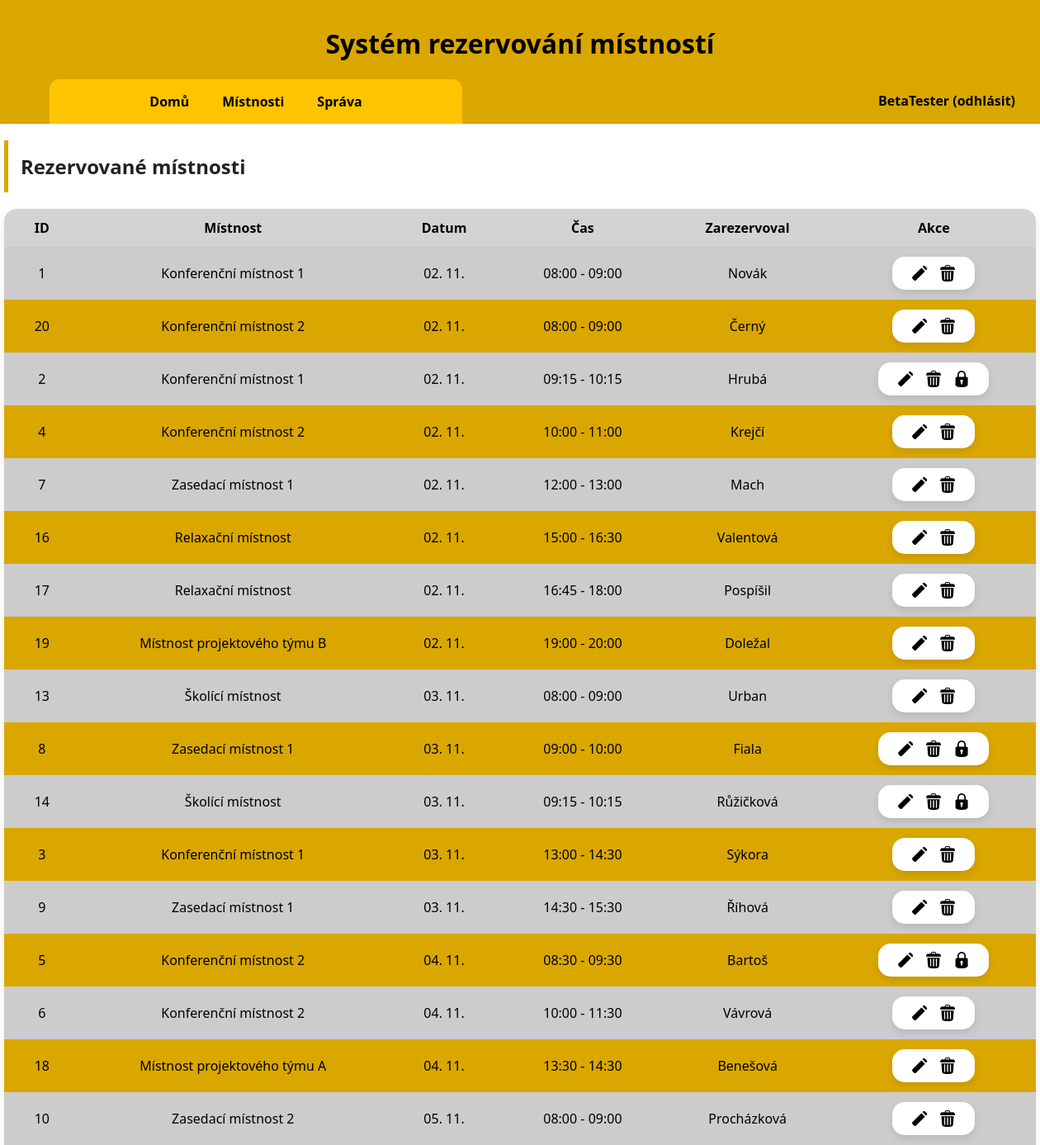
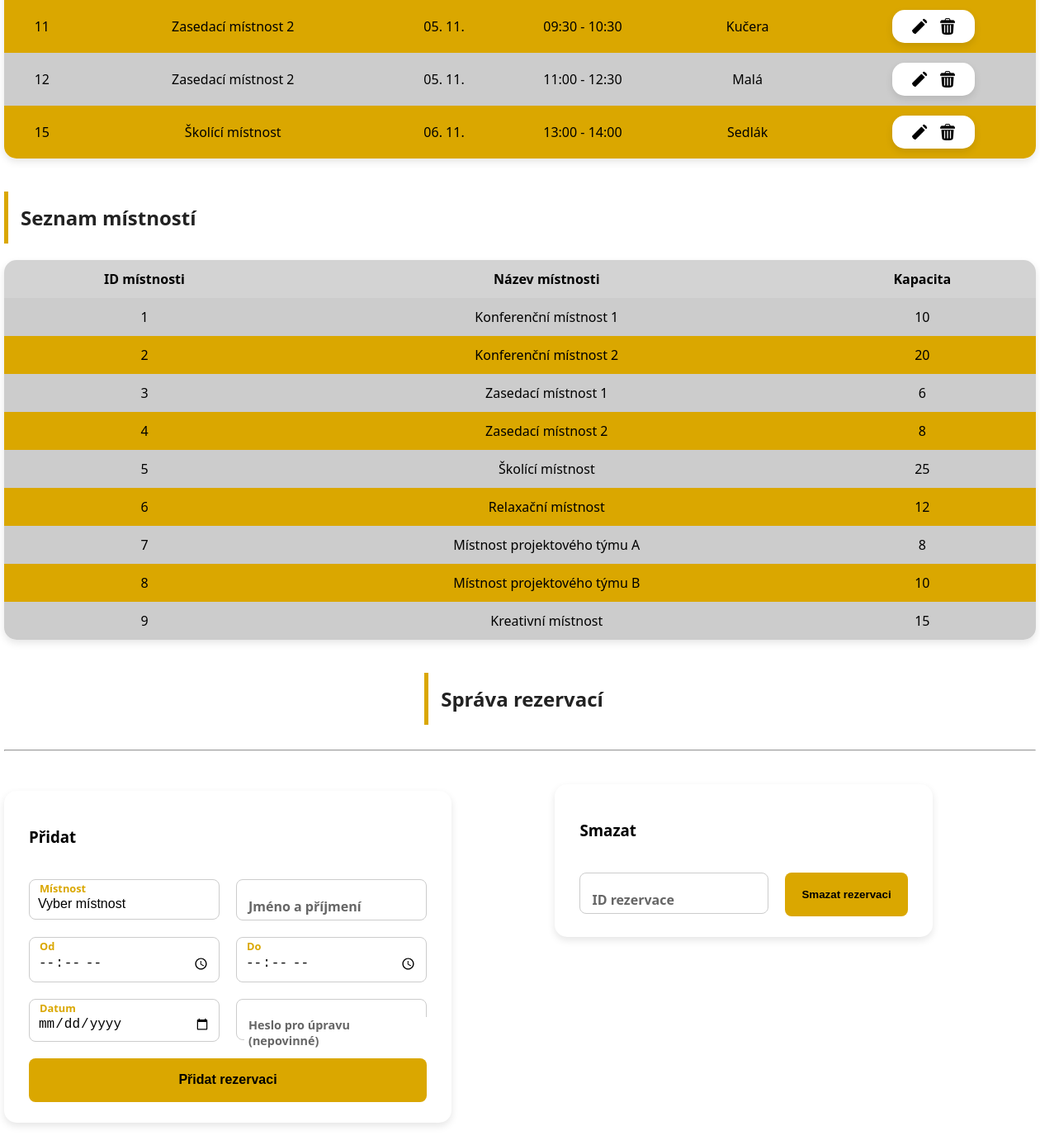
/index.php (signed in), run on the app's committed database (2 pictures, top to bottom).
### tables this page shows
CREATE TABLE `rezervace` (
  `id` int(11) NOT NULL,
  `mistnost_id` int(11) NOT NULL,
  `jmeno_osoby` varchar(50) NOT NULL,
  `prijmeni_osoby` varchar(50) NOT NULL,
  `datum` date NOT NULL,
  `zacatek` time NOT NULL,
  `konec` time NOT NULL,
  `heslo` varchar(128) NOT NULL,
  `id_uzivatele` int(11) DEFAULT NULL
);

CREATE TABLE `mistnosti` (
  `id` int(11) NOT NULL,
  `nazev_mistnosti` varchar(100) NOT NULL,
  `kapacita` int(11) NOT NULL
);

### index.php (the view, shortened to what this page needs)
<?php
    include 'config/db.php';
?>
<!DOCTYPE html>
<html lang="en">
<head>
    <link rel="stylesheet" href="main.css">
</head>
<body>
    <header>
        <div id="header-top">
            <h1>Systém rezervování místností</h1>
            <?php
                if (isset($_SESSION['user_id'])) {
                    echo "<button onclick=\"odhlasit()\" id=\"login\">{$_SESSION['username']} (odhlásit)</button>";
                } else {
                    echo "<button onclick=\"prihlaseni()\" id=\"login\">Přihlášení</button>";
                }
            ?>
        </div>
        <nav>
            <a href="#rezervovane">Domů</a>
            <a href="#mistnosti">Místnosti</a>
            <a href="#rezervace">Správa</a>
        </nav>
    </header>
    <section>
    <section id="rezervovane">
        <h2>Rezervované místnosti</h2>
        <?php
            $reserved = 0;
            $stmt = $pdo->query("
                                SELECT
                                    rezervace.id,
                                    mistnosti.nazev_mistnosti,
                                    DATE_FORMAT(rezervace.datum, '%d. %m.') AS datum_formatted,
                                    rezervace.datum AS datum_iso,
                                    DATE_FORMAT(rezervace.zacatek, '%H:%i') AS zacatek,
                                    DATE_FORMAT(rezervace.konec, '%H:%i') AS konec,
                                    rezervace.prijmeni_osoby,
                                    rezervace.heslo
                                FROM rezervace
                                JOIN mistnosti ON rezervace.mistnost_id = mistnosti.id
                                ORDER BY rezervace.datum ASC, rezervace.zacatek ASC
                            ");
            $rezervace = $stmt->fetchAll(PDO::FETCH_ASSOC);
            if (count($rezervace) > 0) {
                echo "<table id='seznam_rez'>";
                echo "<tr>
                        <th>ID</th>
                        <th>Místnost</th>
                        <th>Datum</th>
                        <th>Čas</th>
                        <th>Zarezervoval</th>
                        <th>Akce</th>
                      </tr>";
                foreach ($rezervace as $rezervaceItem) {
                    $rowClass = ($reserved % 2 == 0) ? 'odd' : 'even';
                    echo "<tr class='{$rowClass}' id='rezervace" . $rezervaceItem['id'] . "' ";
                    $unlocked = $_SESSION['unlock'][0] && $rezervaceItem['id'] == $_SESSION['unlock'][1];
                    if ($unlocked){
                        echo "style='background: red; color: white;'";
                    }
                    echo "><td>" . htmlspecialchars($rezervaceItem['id']) . "</td>";
                    if ($unlocked){
                        echo "
                            <form method='POST' id='edit-form'>
                                <input type='hidden' name='edit-id' value='{$rezervaceItem['id']}'>
                                <td>
                                    <div class='floating-label' style='background: #ffffff; border-radius: 6px;'>
                                        <select name='edit-room' id='edit-room' required>";
                                            $stmt = $pdo->query("SELECT id, nazev_mistnosti FROM mistnosti");
                                            $mistnosti = $stmt->fetchAll(PDO::FETCH_ASSOC);
                                            foreach ($mistnosti as $m) {
                                                $selected = ($m['nazev_mistnosti'] === $rezervaceItem['nazev_mistnosti']) ? "selected" : "";
                                                echo "<option value='{$m['id']}' {$selected}>{$m['nazev_mistnosti']}</option>";
                                            }
                        echo           "</select>
                                    </div>
                                </td>
                                <td>
                                    <input type='date' name='edit-date' value='" . htmlspecialchars($rezervaceItem['datum_iso']) . "' required>
                                </td>
                                <td>
                                    <input type='time' name='edit-zacatek' value='" . htmlspecialchars($rezervaceItem['zacatek']) . "' required>
                                    <input type='time' name='edit-konec' value='" . htmlspecialchars($rezervaceItem['konec']) . "' required>
                                </td>
                                <td>" . htmlspecialchars($rezervaceItem['prijmeni_osoby']) . "</td>
                                <td>
                                    <div class='uprava' id='edit-unlocked'>
                                        <input type='submit' value=' ' name='send-edit' title='Potvrdit změny' id='send-edit'>
                                        <input type='submit' value=' ' name='cancel' title='Zrušit změny' id='cancel'>
                                        <input type='submit' value=" . $rezervaceItem['id'] . " name='deleteUnlocked' title='Smazat rezervaci' id='deleteUnlocked'>
                                    </div>
                                </td>
                            </form>
                        </tr>";
                    }else{
                        echo "<td>" . htmlspecialchars($rezervaceItem['nazev_mistnosti']) . "</td>
                            <td>" . htmlspecialchars($rezervaceItem['datum_formatted']) . "</td>
                            <td>" . htmlspecialchars($rezervaceItem['zacatek']) . " - " . htmlspecialchars($rezervaceItem['konec']) . "</td>
                            <td>" . htmlspecialchars($rezervaceItem['prijmeni_osoby']) . "</td>";
                        echo "<td>
                                <form method='POST' id='hide'>
                                <div class='uprava'>
                                    <input type='hidden' name='rez_id' value=" . $rezervaceItem['id'] . ">";
                                    if (!empty($rezervaceItem['heslo'])) {
                                        echo "<input type='submit' name='upravit-form' value=' ' title='Upravit' class='icons" . $rezervaceItem['id'] . "'>";
                                    } else {
                                        echo "<input type='submit' name='upravit-bez-hesla' value=' ' title='Upravit' class='icons" . $rezervaceItem['id'] . "'>";
                                    }
                                echo "<input type='submit' name='smazat-form' value='Smazat' title='Smazat'  class='icons" . $rezervaceItem['id'] . "'>";
                        if (!empty($rezervaceItem['heslo'])) {
                            $checkOwner = $pdo->prepare("SELECT id_uzivatele FROM rezervace WHERE id = ?");
                            $checkOwner->execute([$rezervaceItem['id']]);
                            $row = $checkOwner->fetch(PDO::FETCH_ASSOC);
                            $jeVlastnik = isset($_SESSION['user_id']) && $row && ($_SESSION['user_id'] == $row['id_uzivatele']);
                            if (!$jeVlastnik) {
                                echo "<input type='button' name='odemknout' value='Odemknout' title='Odemknout pro úpravy' onclick='unlock(" . $rezervaceItem['id'] . ")' id='" . $rezervaceItem['id'] . "'>
                                    <input type='text' name='unlock_rez' id='unlock_rez" . $rezervaceItem['id'] . "' style='display: none;' class='unlock_rez_class'>
                                    <input type='submit' name='unlockFR' value='' title='Odemknout' id='key" . $rezervaceItem['id'] . "' class='key' style='display: none;'>";
                            }
                        }
                        echo "</div></form></td></tr>";
                    }
                    $reserved++;
                }
                echo "</table>";
            } else {
                echo "<p>Žádné rezervace nebyly nalezeny.</p>";
            }
        ?>
    </section>
    <section id="mistnosti">
        <h2>Seznam místností</h2>
        <?php
            $rooms = 0;
            $stmt = $pdo->query("SELECT id, nazev_mistnosti, kapacita FROM mistnosti");
            $mistnosti = $stmt->fetchAll(PDO::FETCH_ASSOC);
            if (count($mistnosti) > 0) {
                echo "<table>";
                echo "<tr>
                        <th>ID místnosti</th>
                        <th>Název místnosti</th>
                        <th>Kapacita</th>
                      </tr>";
                foreach ($mistnosti as $mistnost) {
                    if ($rooms % 2 == 0) {
                        echo "<tr class='odd'>";
                    } else {
                        echo "<tr class='even'>";
                    }
                    echo "<td>" . htmlspecialchars($mistnost['id']) . "</td>";
                    echo "<td>" . htmlspecialchars($mistnost['nazev_mistnosti']) . "</td>";
                    echo "<td>" . htmlspecialchars($mistnost['kapacita']) . "</td>";
                    echo "</tr>";
                    $rooms++;
                }
                echo "</table>";
            } else {
                echo "<p>Žádné místnosti nebyly nalezeny.</p>";
            }
        ?>
    </section>
    <section id="rezervace">
        <h2>Správa rezervací</h2>
        <br><hr>
        <form method="POST" id="pridat">
            <h3>Přidat</h3>
            <div class="row">
                <div class="floating-label">
                    <select name="id_mistnosti" id="id_mistnosti" required>
                        <option value="" disabled selected>Vyber místnost</option>
                    </select>
                    <label for="id_mistnosti">Místnost</label>
                </div>
                <div class="floating-label">
                    <input type="text" name="jmeno" id="jmeno" placeholder=" " required>
                    <label for="jmeno">Jméno a příjmení</label>
                </div>
            </div>
            <div class="row">
                <div class="floating-label">
                    <input type="time" name="zacatek" id="zacatek" step="60" placeholder=" " required>
                    <label for="zacatek">Od</label>
                </div>
                <div class="floating-label">
                    <input type="time" name="konec" id="konec" step="60" placeholder=" " required>
                    <label for="konec">Do</label>
                </div>
            </div>
            <div class="row">
                <div class="floating-label">
                    <input type="date" name="datum" id="datum" placeholder=" " required>
                    <label for="datum">Datum</label>
                </div>
                <div class="floating-label" id="rez_pass_input">
                    <input type="text" name="heslo_rezervace" placeholder=" " id="heslo_rezervace">
                    <label for="heslo_rezervace">Heslo pro úpravu (nepovinné)</label>
                </div>
            </div>
            <div class="row">
                <div class="floating-label">
                    <input type="submit" value="Přidat rezervaci" name="pridat">
                </div>
            </div>
            </form>
            <form method="POST" id="smazat">
                <h3>Smazat</h3>
                <div class="row">
                    <div class="floating-label">
                        <input type="number" name="id" id="id" placeholder=" " required>
                        <label for="id">ID rezervace</label>
                    </div>
                    <input type="submit" value="Smazat rezervaci" name="smazat">
                </div>
            </form>
    </section>
    </section>
</body>
</html>

### data on the page
rezervace: id "1", mistnost.nazev_mistnosti "Konferenční místnost 1", datum_formatted "02. 11.", zacatek "08:00", konec "09:00", prijmeni_osoby "Novák"
rezervace: id "20", mistnost.nazev_mistnosti "Konferenční místnost 2", datum_formatted "02. 11.", zacatek "08:00", konec "09:00", prijmeni_osoby "Černý"
rezervace: id "2", mistnost.nazev_mistnosti "Konferenční místnost 1", datum_formatted "02. 11.", zacatek "09:15", konec "10:15", prijmeni_osoby "Hrubá"
rezervace: id "4", mistnost.nazev_mistnosti "Konferenční místnost 2", datum_formatted "02. 11.", zacatek "10:00", konec "11:00", prijmeni_osoby "Krejčí"
rezervace: id "7", mistnost.nazev_mistnosti "Zasedací místnost 1", datum_formatted "02. 11.", zacatek "12:00", konec "13:00", prijmeni_osoby "Mach"
rezervace: id "16", mistnost.nazev_mistnosti "Relaxační místnost", datum_formatted "02. 11.", zacatek "15:00", konec "16:30", prijmeni_osoby "Valentová"
rezervace: id "17", mistnost.nazev_mistnosti "Relaxační místnost", datum_formatted "02. 11.", zacatek "16:45", konec "18:00", prijmeni_osoby "Pospíšil"
rezervace: id "19", mistnost.nazev_mistnosti "Místnost projektového týmu B", datum_formatted "02. 11.", zacatek "19:00", konec "20:00", prijmeni_osoby "Doležal"
rezervace: id "13", mistnost.nazev_mistnosti "Školící místnost", datum_formatted "03. 11.", zacatek "08:00", konec "09:00", prijmeni_osoby "Urban"
rezervace: id "8", mistnost.nazev_mistnosti "Zasedací místnost 1", datum_formatted "03. 11.", zacatek "09:00", konec "10:00", prijmeni_osoby "Fiala"
rezervace: id "14", mistnost.nazev_mistnosti "Školící místnost", datum_formatted "03. 11.", zacatek "09:15", konec "10:15", prijmeni_osoby "Růžičková"
rezervace: id "3", mistnost.nazev_mistnosti "Konferenční místnost 1", datum_formatted "03. 11.", zacatek "13:00", konec "14:30", prijmeni_osoby "Sýkora"
rezervace: id "9", mistnost.nazev_mistnosti "Zasedací místnost 1", datum_formatted "03. 11.", zacatek "14:30", konec "15:30", prijmeni_osoby "Říhová"
rezervace: id "5", mistnost.nazev_mistnosti "Konferenční místnost 2", datum_formatted "04. 11.", zacatek "08:30", konec "09:30", prijmeni_osoby "Bartoš"
rezervace: id "6", mistnost.nazev_mistnosti "Konferenční místnost 2", datum_formatted "04. 11.", zacatek "10:00", konec "11:30", prijmeni_osoby "Vávrová"
rezervace: id "18", mistnost.nazev_mistnosti "Místnost projektového týmu A", datum_formatted "04. 11.", zacatek "13:30", konec "14:30", prijmeni_osoby "Benešová"
rezervace: id "10", mistnost.nazev_mistnosti "Zasedací místnost 2", datum_formatted "05. 11.", zacatek "08:00", konec "09:00", prijmeni_osoby "Procházková"
rezervace: id "11", mistnost.nazev_mistnosti "Zasedací místnost 2", datum_formatted "05. 11.", zacatek "09:30", konec "10:30", prijmeni_osoby "Kučera"
rezervace: id "12", mistnost.nazev_mistnosti "Zasedací místnost 2", datum_formatted "05. 11.", zacatek "11:00", konec "12:30", prijmeni_osoby "Malá"
rezervace: id "15", mistnost.nazev_mistnosti "Školící místnost", datum_formatted "06. 11.", zacatek "13:00", konec "14:00", prijmeni_osoby "Sedlák"
mistnosti: id "1", nazev_mistnosti "Konferenční místnost 1", kapacita "10"
mistnosti: id "2", nazev_mistnosti "Konferenční místnost 2", kapacita "20"
mistnosti: id "3", nazev_mistnosti "Zasedací místnost 1", kapacita "6"
mistnosti: id "4", nazev_mistnosti "Zasedací místnost 2", kapacita "8"
mistnosti: id "5", nazev_mistnosti "Školící místnost", kapacita "25"
mistnosti: id "6", nazev_mistnosti "Relaxační místnost", kapacita "12"
mistnosti: id "7", nazev_mistnosti "Místnost projektového týmu A", kapacita "8"
mistnosti: id "8", nazev_mistnosti "Místnost projektového týmu B", kapacita "10"
mistnosti: id "9", nazev_mistnosti "Kreativní místnost", kapacita "15"

### other printed values
$_SESSION['username'] "BetaTester"
